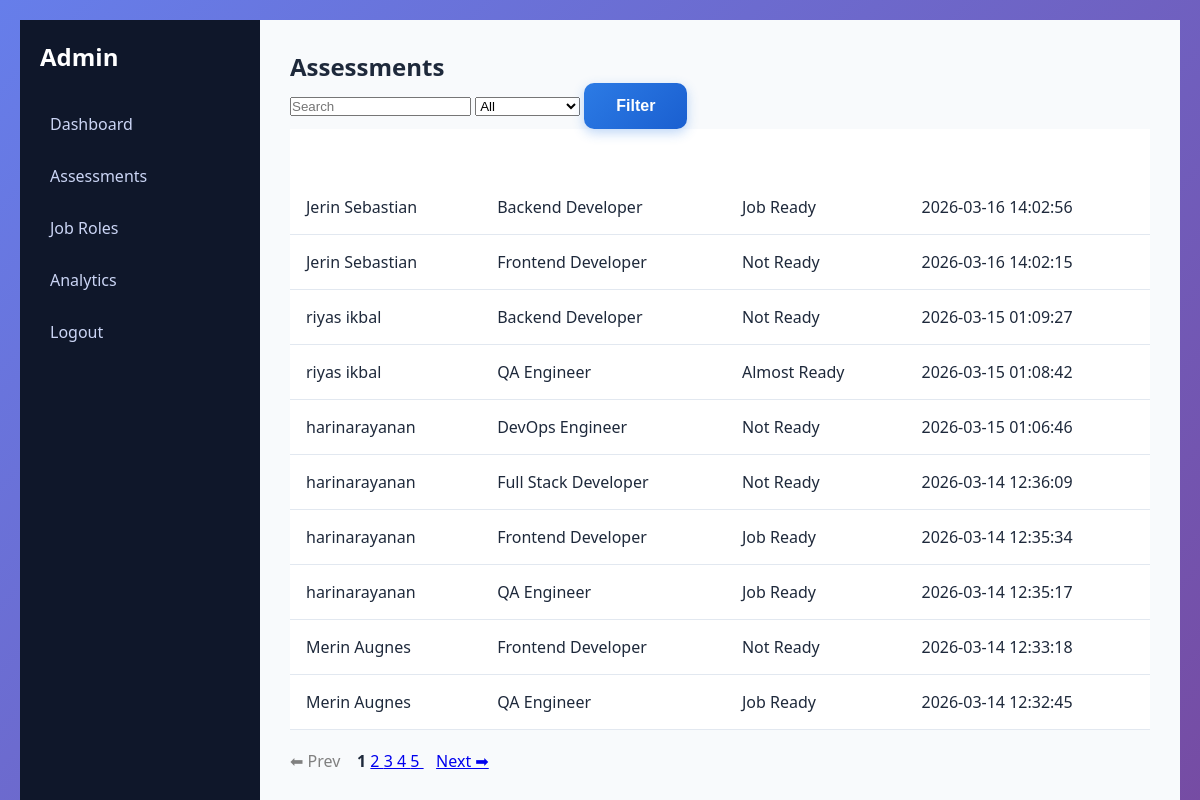
Before: /admin/assessments (signed in) with the older database file.
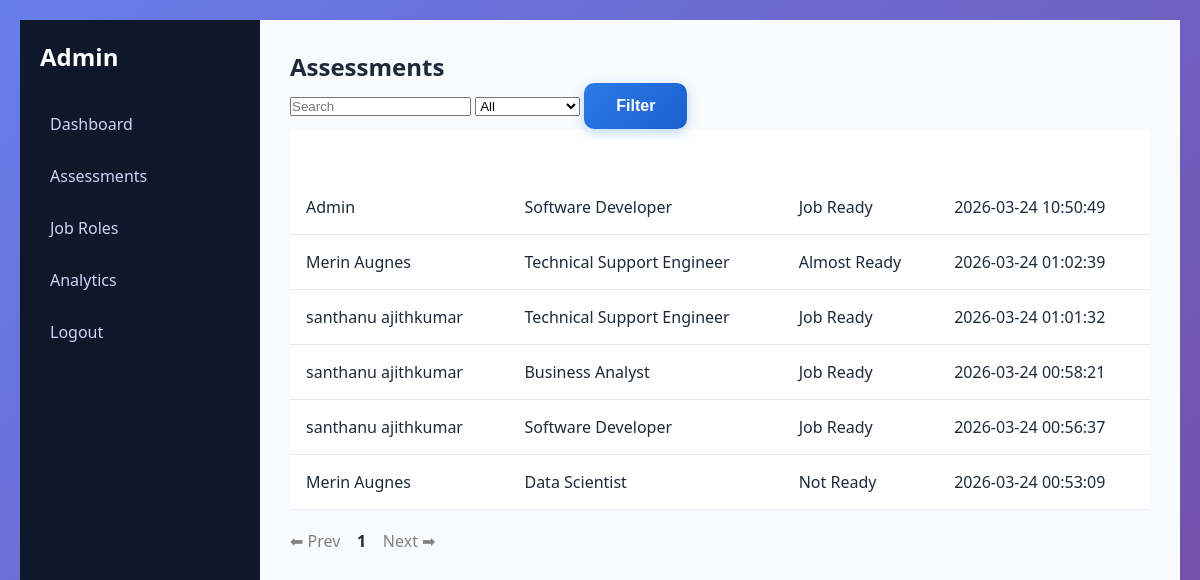
After: the same page with the newer database file.
### tables this page shows
CREATE TABLE assessments (
            id INTEGER PRIMARY KEY AUTOINCREMENT,
            user_id INTEGER,
            job_role TEXT,
            total_gap INTEGER,
            readiness TEXT,
            created_at TEXT,
            FOREIGN KEY (user_id) REFERENCES users(id)
        );

CREATE TABLE users (
            id INTEGER PRIMARY KEY AUTOINCREMENT,
            name TEXT,
            email TEXT UNIQUE,
            password_hash TEXT,
            role TEXT DEFAULT 'user'
        );

### app.py (the view)
@app.route('/admin/assessments')
def admin_assessments():
    if not admin_required():
        return redirect(url_for('login'))
    search = request.args.get('search', '')
    readiness = request.args.get('readiness', '')
    page = max(1, int(request.args.get('page', 1)))  # prevent page < 1
    limit = 10
    offset = (page - 1) * limit
    conn = sqlite3.connect("hiremind.db")
    cursor = conn.cursor()
    query = """
    SELECT users.name, job_role, readiness, created_at
    FROM assessments
    JOIN users ON users.id = assessments.user_id
    WHERE 1=1
    """
    params = []
    if search:
        query += " AND (users.name LIKE ? OR job_role LIKE ?)"
        params.extend([f"%{search}%", f"%{search}%"])
    if readiness:
        query += " AND readiness = ?"
        params.append(readiness)
    query += " ORDER BY created_at DESC LIMIT ? OFFSET ?"
    params.extend([limit, offset])
    cursor.execute(query, params)
    data = cursor.fetchall()
    count_query = """
    SELECT COUNT(*)
    FROM assessments
    JOIN users ON users.id = assessments.user_id
    WHERE 1=1
    """
    count_params = []
    if search:
        count_query += " AND (users.name LIKE ? OR job_role LIKE ?)"
        count_params.extend([f"%{search}%", f"%{search}%"])
    if readiness:
        count_query += " AND readiness = ?"
        count_params.append(readiness)
    cursor.execute(count_query, count_params)
    total_records = cursor.fetchone()[0]
    total_pages = (total_records + limit - 1) // limit
    conn.close()
    return render_template(
        "admin_assessments.html",
        data=data,
        total_pages=total_pages
    )

### app.py (called while the page is built)
def admin_required():
    if 'user_id' not in session or not session.get('is_admin'):
        return False
    return True

### templates/admin_assessments.html (shortened to what this page needs)
{% extends "admin_base.html" %}
{% block content %}
<h2>Assessments</h2>
<form method="get">
    <input type="text" name="search" placeholder="Search" value="{{ request.args.get('search','') }}">
    <select name="readiness">
        <option value="">All</option>
    </select>
    <button type="submit">Filter</button>
</form>
<table class="modern-table">
<tr><th>User</th><th>Role</th><th>Status</th><th>Date</th></tr>
{% for r in data %}
<tr>
<td>{{ r[0] }}</td>
<td>{{ r[1] }}</td>
<td>{{ r[2] }}</td>
<td>{{ r[3] }}</td>
</tr>
{% endfor %}
</table>
<div style="margin-top:20px;">
{% set page = request.args.get('page',1)|int %}
{% if page > 1 %}
<a href="?page={{ page-1 }}&search={{ request.args.get('search','') }}&readiness={{ request.args.get('readiness','') }}">
    ⬅ Prev
</a>
{% else %}
<span style="color:gray;">⬅ Prev</span>
{% endif %}
{% for p in range(1, total_pages + 1) %}
    {% if p == page %}
        <strong>{{ p }}</strong>
    {% else %}
        <a href="?page={{ p }}&search={{ request.args.get('search','') }}&readiness={{ request.args.get('readiness','') }}">
            {{ p }}
        </a>
    {% endif %}
{% endfor %}
{% if page < total_pages %}
<a href="?page={{ page+1 }}&search={{ request.args.get('search','') }}&readiness={{ request.args.get('readiness','') }}">
    Next ➡
</a>
{% else %}
<span style="color:gray;">Next ➡</span>
{% endif %}
</div>
{% endblock %}

Changed rows visible on the page:
removed assessments: name "Jerin Sebastian", job_role "Backend Developer", readiness "Job Ready", created_at "2026-03-16 14:02:56"
removed assessments: name "Jerin Sebastian", job_role "Frontend Developer", readiness "Not Ready", created_at "2026-03-16 14:02:15"
removed assessments: name "riyas ikbal", job_role "Backend Developer", readiness "Not Ready", created_at "2026-03-15 01:09:27"
removed assessments: name "riyas ikbal", job_role "QA Engineer", readiness "Almost Ready", created_at "2026-03-15 01:08:42"
removed assessments: name "harinarayanan", job_role "DevOps Engineer", readiness "Not Ready", created_at "2026-03-15 01:06:46"
removed assessments: name "harinarayanan", job_role "Full Stack Developer", readiness "Not Ready", created_at "2026-03-14 12:36:09"
removed assessments: name "harinarayanan", job_role "Frontend Developer", readiness "Job Ready", created_at "2026-03-14 12:35:34"
removed assessments: name "harinarayanan", job_role "QA Engineer", readiness "Job Ready", created_at "2026-03-14 12:35:17"
removed assessments: name "Merin Augnes", job_role "Frontend Developer", readiness "Not Ready", created_at "2026-03-14 12:33:18"
removed assessments: name "Merin Augnes", job_role "QA Engineer", readiness "Job Ready", created_at "2026-03-14 12:32:45"
now on this page (row edited): assessments: name "Admin", job_role "Software Developer", readiness "Job Ready", created_at "2026-03-24 10:50:49"
now on this page (row edited): assessments: name "Merin Augnes", job_role "Technical Support Engineer", readiness "Almost Ready", created_at "2026-03-24 01:02:39"
now on this page (row edited): assessments: name "santhanu ajithkumar", job_role "Technical Support Engineer", readiness "Job Ready", created_at "2026-03-24 01:01:32"
now on this page (row edited): assessments: name "santhanu ajithkumar", job_role "Business Analyst", readiness "Job Ready", created_at "2026-03-24 00:58:21"
now on this page (row edited): assessments: name "santhanu ajithkumar", job_role "Software Developer", readiness "Job Ready", created_at "2026-03-24 00:56:37"
now on this page (row edited): assessments: name "Merin Augnes", job_role "Data Scientist", readiness "Not Ready", created_at "2026-03-24 00:53:09"
Other visible differences:
list line gone: "2"
list line gone: "3"
list line gone: "4"
list line gone: "5"
